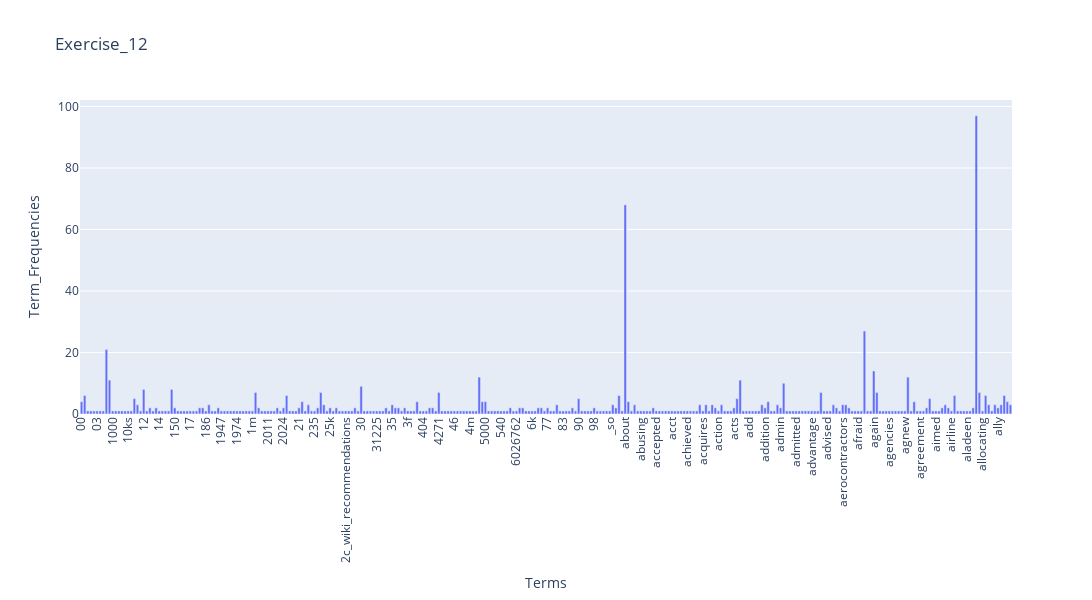

Notebook code for this chart:
### Code cell
# Answer here
# Install and use plotly  
# Reference: https://plotly.com/python/bar-charts/ & https://plotly.com/python/reference/layout/
import plotly.express as px

# Compute frequencies
term_frequencies = np.asarray(X_counts.sum(axis=0))[0]

# Construct dataframe with terms and their calculating frequencies
df_use_plotly_ex12 = pd.DataFrame({"Terms": count_vect.get_feature_names_out()[:300], "Term_Frequencies": term_frequencies[:300]})

# Follow plotly usage
fig_ex12 = px.bar(df_use_plotly_ex12, 
             x = "Terms", 
             y = "Term_Frequencies",
             title = "Exercise_12")
fig_ex12.update_layout(xaxis_tickangle = -90, width = 2500, height = 600) 
# Let label of x-axis rotation like the demo
# Setting figure size to avoid all things stacking together

fig_ex12.show()

### Figure 1 — Plotly figure (JSON) as saved in the notebook; plotly's stock layout.template omitted (floating-point values rounded to 4 significant figures; data arrays with more than 128 entries replaced by an {"elided": "..."} marker saying what was removed)
{"data": [{"hovertemplate": "Terms=%{x}<br>Term_Frequencies=%{y}<extra></extra>", "legendgroup": "", "marker": {"color": "#636efa", "pattern": {"shape": ""}}, "name": "", "orientation": "v", "showlegend": false, "textposition": "auto", "type": "bar", "x": {"elided": "300 str values"}, "xaxis": "x", "y": {"elided": "300 int values"}, "yaxis": "y"}], "layout": {"barmode": "relative", "height": 600, "legend": {"tracegroupgap": 0}, "title": {"text": "Exercise_12"}, "width": 2500, "xaxis": {"anchor": "y", "domain": [0, 1], "tickangle": -90, "title": {"text": "Terms"}}, "yaxis": {"anchor": "x", "domain": [0, 1], "title": {"text": "Term_Frequencies"}}}}
